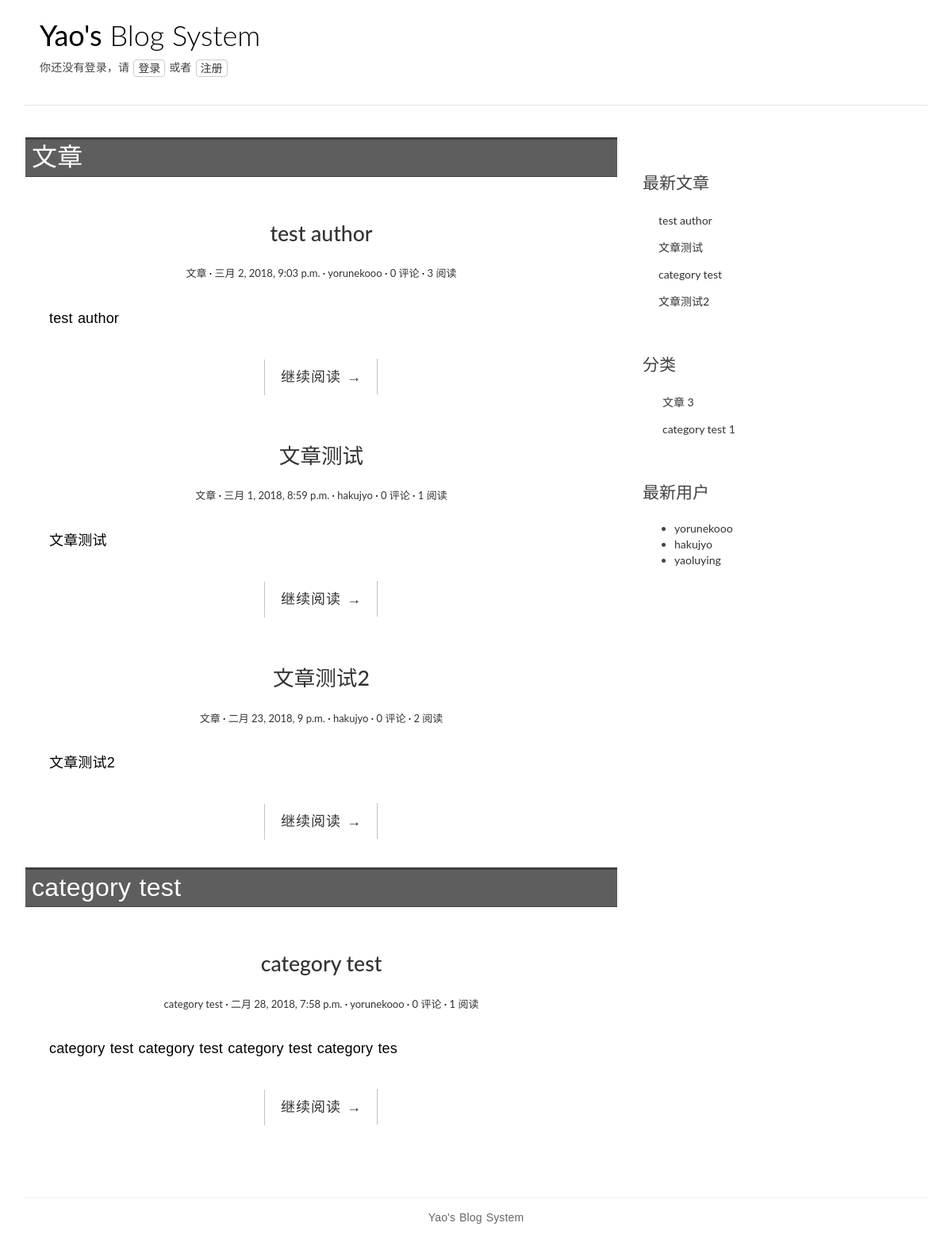
The app's page /, older data.
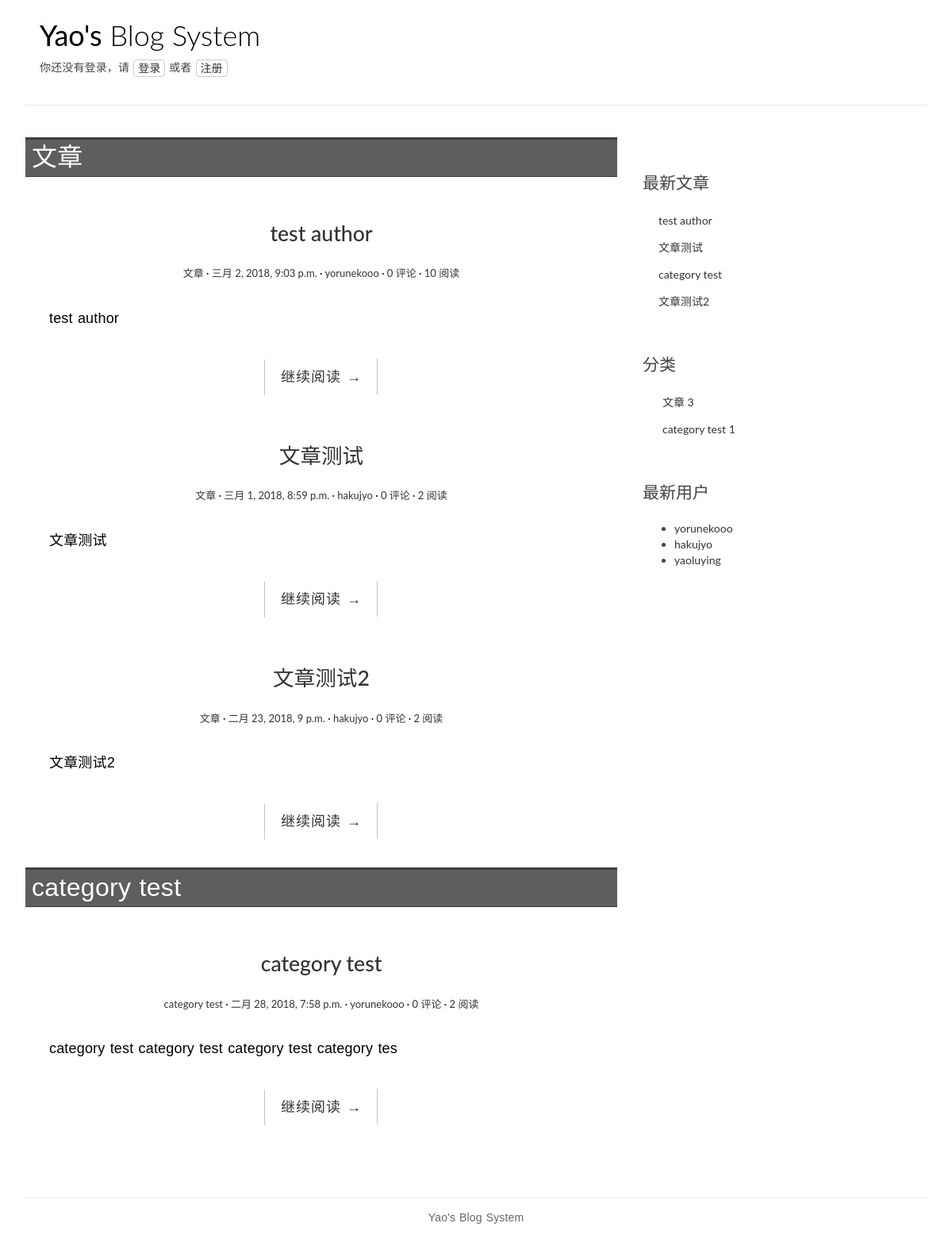
The same page, newer data.
### blog/models.py (models this page shows, shortened)
@python_2_unicode_compatible
class Category(models.Model):
    name = models.CharField(max_length=100)
    def __str__(self):
        return self.name

@python_2_unicode_compatible
class Post(models.Model):
    title = models.CharField(max_length=70)
    body = models.TextField()
    created_time = models.DateTimeField()
    modified_time = models.DateTimeField()
    excerpt = models.CharField(max_length=200, blank=True)
    category = models.ForeignKey(Category, on_delete=models.CASCADE,)
    tags = models.ManyToManyField(Tag, blank=True)
    author = models.ForeignKey(settings.AUTH_USER_MODEL, on_delete=models.CASCADE,)
    views = models.PositiveIntegerField(default=0)
    def get_absolute_url(self):
        return reverse('blog:detail', kwargs={'pk': self.pk})
    class Meta:
        ordering = ['-created_time']

### users/models.py (models this page shows)
@python_2_unicode_compatible
class User(AbstractUser):
    nickname = models.CharField(max_length=50, blank=True)
    def get_absolute_url(self):
        return reverse('blog:author', kwargs={'pk': self.pk})
    class Meta(AbstractUser.Meta):
        pass

### blog/views.py (the view)
# urls.py: url(r'^$', views.IndexView.as_view(), name='index'),
class IndexView(ListView):
    model = Post
    template_name = 'index.html'
    context_object_name = 'post_list_a'
    paginate_by = 5

### blog/templatetags/blog_tags.py (called while the page is built)
@register.simple_tag
def get_recent_posts(num=5):
    return Post.objects.all().order_by('-created_time')[:num]

@register.simple_tag
def get_categories():
    return Category.objects.annotate(num_posts=Count('post')).filter(num_posts__gt=0)

@register.simple_tag
def get_post_of_category(cate):
    return Post.objects.filter(category=cate)

@register.simple_tag
def get_users():
    return User.objects.all()

### blog/templates/index.html (shortened to what this page needs)
{% extends 'base.html' %}
{% load staticfiles %}
{% load blog_tags %}
{% block main %}
    {% get_categories as category_list %}
    {% for category in category_list %}
        <div class="category-div">
            <p class="category-title">{{ category }}</p>
            {% get_post_of_category category as post_list %}
            {% for post in post_list %}
                <article class="post post-{{ post.pk }}">
                    <header class="entry-header">
                        <h1 class="entry-title">
                            <a href="{{ post.get_absolute_url }}">{{ post.title }}</a>
                        </h1>
                        <div class="entry-meta">
                            <span class="post-category"><a href="#">{{ post.category.name }}</a></span>
                            <span class="post-date"><a href="#"><time class="entry-date" datetime="{{ post.created_time }}">{{ post.created_time }}</time></a></span>
                            <span class="post-author"><a href="{{ post.author.get_absolute_url }}">{{ post.author }}</a></span>
                            <span class="comments-link"><a href="#">{{ post.comment_set.count }} 评论</a></span>
                            <span class="views-count"><a href="#">{{ post.views }} 阅读</a></span>
                        </div>
                    </header>
                    <div class="entry-content clearfix">
                      <p>{{ post.excerpt }}</p>
                      <div class="read-more cl-effect-14">
                        <a href="{{ post.get_absolute_url }}" class="more-link">继续阅读 <span class="meta-nav">→</span></a>
                      </div>
                    </div>
                </article>
            {% empty %}
                <div class="no-post">暂时还没有发布的文章！</div>
            {% endfor %}
        </div>
    {% endfor %}
{% endblock main %}
{% block aside %}
    {% include 'asides/recent-posts.html' %}
    {% include 'asides/category.html' %}
    {% include 'asides/recent-users.html' %}
{% endblock aside %}

### blog/templates/base.html (shortened to what this page needs)
{% load staticfiles %}
{% load blog_tags %}
<!DOCTYPE html>
<html>
<head>
    <link rel="stylesheet" href="{% static 'blog/css/bootstrap.min.css' %}">
    <link rel="stylesheet" href="http://code.ionicframework.com/ionicons/2.0.1/css/ionicons.min.css">
    <link rel="stylesheet" href="{% static 'blog/css/pace.css' %}">
    <link rel="stylesheet" href="{% static 'blog/css/custom.css' %}">
    <link rel="stylesheet" href="{% static 'blog/css/highlights/github.css' %}">
</head>
<body>
<div class="container">
    <header id="site-header">
        <div class="row">
            <div class="col-md-4 col-sm-5 col-xs-8">
                <div class="logo">
                    <h1><a href="{% url 'blog:index' %}"><b>Yao's</b> Blog System</a></h1>
                </div>
                <div class="islogin">
                    {% if user.is_authenticated %}
                        <p>你已登录，欢迎你：<a href="#">{{ user.username }}</a>
                            <button class="btn btn-default" id="mybutton"><a href="{% url 'logout' %}?next={{ request.path }}">注销登录</a></button>
                            <button class="btn btn-default" id="mybutton"><a href="{% url 'password_change' %}?next={{ request.path }}">修改密码</a></button>
                        </p>
                    {% else %}
                        <p>你还没有登录，请
                            <button class="btn btn-default" id="mybutton"><a href="{% url 'login' %}?next={{ request.path }}">登录</a></button>
                            或者
                            <button class="btn btn-default" id="mybutton"><a href="{% url 'users:register' %}?next={{ request.path }}">注册</a></button>
                        </p>
                    {% endif %}
                </div>
            </div>
        </div>
    </header>
</div>
<div class="content-body">
    <div class="container">
        <div class="row">
            <main class="col-md-8">
                {% block main %}
                {% endblock main %}
            </main>
            <aside class="col-md-4">
                {% block aside %}
                {% endblock aside %}
            </aside>
        </div>
    </div>
</div>
<footer id="site-footer">
    <div class="container">
        <div class="row">
            <div class="col-md-12">
                <p class="copyright">Yao's Blog System</p>
            </div>
        </div>
    </div>
</footer>
</body>
</html>

### blog/templates/asides/recent-posts.html
{% load staticfiles %}
{% load blog_tags %}
{% block recent-posts%}
    <div class="widget widget-recent-posts">
        <h3 class="widget-title">最新文章</h3>
        {% get_recent_posts as recent_post_list %}
        <ul>
            {% for post in recent_post_list %}
            <li>
                <a href="{{ post.get_absolute_url }}">{{ post.title }}</a>
            </li>
            {% empty %}
            暂无文章！
            {% endfor %}
        </ul>
    </div>
{% endblock recent-posts %}

### blog/templates/asides/category.html
{% load staticfiles %}
{% load blog_tags %}
{% block category%}
    <div class="widget widget-category">
        <h3 class="widget-title">分类</h3>
        {% get_categories as category_list %}
        <ul>
            {% for category in category_list %}
            <li>
                <a href="{% url 'blog:category' category.pk %}">{{ category.name }} <span class="post-count">{{ category.num_posts }}</span></a>
            </li>
            {% empty %}
            暂无分类！
            {% endfor %}
        </ul>
    </div>
{% endblock category %}

### blog/templates/asides/recent-users.html
{% load staticfiles %}
{% load blog_tags %}
{% block recent-user%}
    <div class="widget widget-recent-users">
        <h3 class="widget-title">最新用户</h3>
        {% get_users as user_list %}
        <ul>
            {% for user in user_list %}
            <li>
                <a href="{{ user.get_absolute_url }}">{{ user }}</a>
            </li>
            {% empty %}
            暂无分类！
            {% endfor %}
        </ul>
    </div>
{% endblock recent-user %}

### blog/static/blog/css/custom.css (style rules this page uses)
* { outline: none; }
h1, h2, h3, h4, h5, h6 { margin-top: 0; }
b { font-weight: 400; }
a { color: #333; }
body { color: #444; font-family: 'Lato', sans-serif; }
p { font-family: 'Ubuntu', sans-serif; font-weight: 400; word-spacing: 1px; letter-spacing: 0.01em; }
#site-header { background-color: #FFF; padding: 25px 20px; margin-bottom: 40px; border-bottom: 1px solid #e7e7e7; }
.logo h1 a { color: #000; }
.logo h1 { margin: 0; font-family: 'Lato', sans-serif; font-weight: 300; }
.content-body { padding-bottom: 4em; }
.post { background: #fff; padding: 30px 30px 0; }
.entry-title { text-align: center; font-size: 1.9em; margin-bottom: 20px; line-height: 1.6; padding: 10px 20px 0; }
.entry-meta { text-align: center; color: #DDDDDD; font-size: 13px; margin-bottom: 30px; }
.entry-content { font-size: 18px; line-height: 1.9; font-weight: 300; color: #000; }
.post-category::after, .post-date::after, .post-author::after, .comments-link::after { content: ' ·'; color: #000; }
.read-more { font-family: 'Ubuntu', sans-serif; font-weight: 400; word-spacing: 1px; letter-spacing: 0.01em; text-align: center; margin-top: 20px; }
.cl-effect-14 a { padding: 0 20px; height: 45px; line-height: 45px; position: relative; display: inline-block; margin: 15px 25px; letter-spacing: 1px; font-weight: 400; text-shadow: 0 0 1px rgba(255, 255, 255, 0.3); }
.cl-effect-14 a::before, .cl-effect-14 a::after { position: absolute; width: 45px; height: 1px; background: #C3C3C3; content: ''; -webkit-transition: all 0.3s; -moz-transition: all 0.3s; transition: all 0.3s; pointer-events: none; }
.cl-effect-14 a::before { top: 0; left: 0; -webkit-transform: rotate(90deg); -moz-transform: rotate(90deg); transform: rotate(90deg); -webkit-transform-origin: 0 0; -moz-transform-origin: 0 0; transform-origin: 0 0; }
.cl-effect-14 a::after { right: 0; bottom: 0; -webkit-transform: rotate(90deg); -moz-transform: rotate(90deg); transform: rotate(90deg); -webkit-transform-origin: 100% 0; -moz-transform-origin: 100% 0; transform-origin: 100% 0; }
.widget { background: #fff; padding: 30px 0 0; }
.widget-title { font-size: 1.5em; margin-bottom: 20px; line-height: 1.6; padding: 10px 0 0; font-weight: 400; }
.widget-recent-posts ul { padding: 0; margin: 0; padding-left: 20px; }
.widget-recent-posts ul li { list-style-type: none; position: relative; line-height: 170%; margin-bottom: 10px; }
.widget-recent-posts ul li::before { content: '\f3d3'; font-family: "Ionicons"; position: absolute; left: -17px; top: 3px; font-size: 16px; color: #000; }
.widget-category ul { padding: 0; margin: 0; padding-left: 25px; }
.widget-category ul li { list-style-type: none; position: relative; line-height: 170%; margin-bottom: 10px; }
.widget-category ul li::before { content: '\f3fe'; font-family: "Ionicons"; position: absolute; left: -25px; top: 1px; font-size: 18px; color: #000; }
#site-footer { padding-top: 10px; padding: 0 0 1.5em 0; }
.copyright { text-align: center; padding-top: 1em; margin: 0; border-top: 1px solid #eee; color: #666; }
#mybutton { padding: 0px 5px; }
.islogin { margin-top: 10px; }
.category-div { border-top: 3px solid #3f3f3f; margin:0 2px; margin-bottom: 20px; }
.category-title { font-size: 32px; border-bottom: 1px solid #3f3f3f; background: #5e5e5e; color: #FFFFFF; padding:0 8px; }

Row changes from the older to the newer data that the page shows:
changed Post "test author": views "3" → "10"
changed Post "文章测试": views "1" → "2"
changed Post "category test": views "1" → "2"
